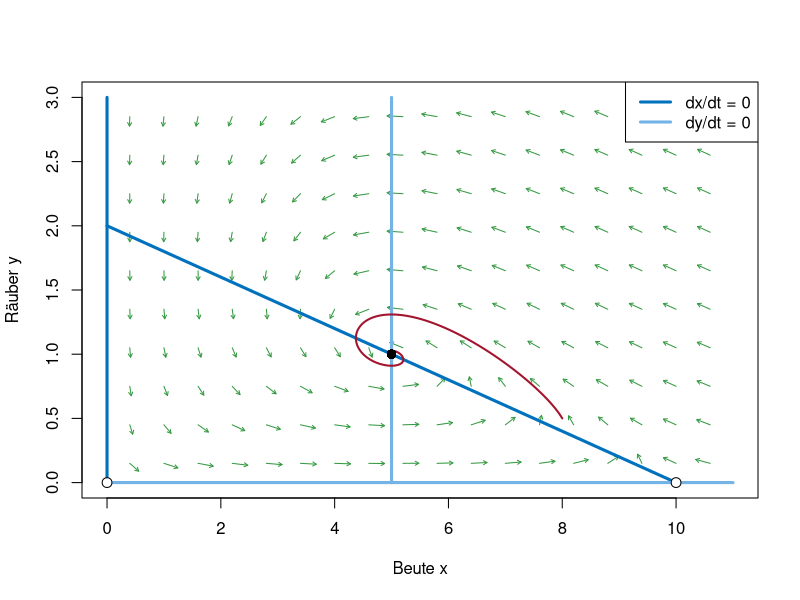

Here is the R script that generated this plot:
# Abb. 4.17: Nullklinen des Räuber-Beute-Modells (Buch, Abschnitt 4.4, Gl. 4.2)
# x-Nullklinen: x = 0 und y = (r/c)(1 - x/K);  y-Nullklinen: y = 0 und x = e/d;  dazu Richtungsfeld und Lösung
# (c) 2026 Philipp Kügler · Programm zum Buch „Dynamische Systeme in den Lebenswissenschaften“ · MIT-Lizenz (siehe LICENSE)
library(deSolve)                         # Paket deSolve: install.packages("deSolve")
r <- 1; K <- 10; c <- 0.5; d <- 0.2; e <- 1
f <- function(t, z) c(r * (1 - z[1] / K) * z[1] - c * z[1] * z[2], d * z[1] * z[2] - e * z[2])
loese <- function(f, z0, t) ode(z0, t, function(t, z, p) list(f(t, z)), NULL, method = "lsoda", rtol = 1e-10, atol = 1e-12)
feld <- function(f, xl, yl, nx, ny, laenge = 0.3) {   # Richtungsfeld: gleich lange Pfeile (bezogen auf die Achsenlängen)
  g <- expand.grid(x = seq(xl[1], xl[2], length.out = nx), y = seq(yl[1], yl[2], length.out = ny))
  w <- t(apply(g, 1, function(p) f(0, p))); sx <- diff(xl); sy <- diff(yl)
  u <- w[, 1] / sx; v <- w[, 2] / sy; L <- sqrt(u^2 + v^2) + 1e-12
  arrows(g$x, g$y, g$x + u / L * laenge * sx / 11, g$y + v / L * laenge * sy / 11, length = 0.04, col = rgb(0.2, 0.6, 0.25))
}

plot(NULL, xlim = c(0, 11), ylim = c(0, 3), xlab = "Beute x", ylab = "Räuber y")
feld(f, c(0.4, 10.6), c(0.15, 2.85), 18, 10)
xs <- seq(0, 10, length.out = 50)
lines(xs, r / c * (1 - xs / K), col = rgb(0, 0.447, 0.741), lwd = 3); lines(c(0, 0), c(0, 3), col = rgb(0, 0.447, 0.741), lwd = 3)
lines(c(e / d, e / d), c(0, 3), col = rgb(0.45, 0.70, 0.90), lwd = 3); lines(c(0, 11), c(0, 0), col = rgb(0.45, 0.70, 0.90), lwd = 3)
x <- loese(f, c(8, 0.5), seq(0, 40, length.out = 2001))
lines(x[, 2], x[, 3], col = rgb(0.64, 0.08, 0.18), lwd = 2)
# Jacobi-Matrix im Koexistenzzustand (5, 1) und ihre Eigenwerte
xs_ <- e / d; ys_ <- r / c * (1 - e / (d * K))
J <- matrix(c(r * (1 - 2 * xs_ / K) - c * ys_, -c * xs_, d * ys_, d * xs_ - e), 2, byrow = TRUE)
lam <- eigen(J)$values; lam <- lam[order(Im(lam), Re(lam))]
cat(sprintf("Koexistenz (%g, %g): Spur %g, det %g, Eigenwerte ", xs_, ys_, sum(diag(J)), det(J)),
    paste(sprintf("%.3f%+.3fi", Re(lam), Im(lam)), collapse = "  "), "\n", sep = "")
points(c(0, 10), c(0, 0), pch = 21, bg = "white", cex = 1.3, xpd = TRUE); points(5, 1, pch = 16, cex = 1.3)
legend("topright", legend = c("dx/dt = 0", "dy/dt = 0"), col = c(rgb(0, 0.447, 0.741), rgb(0.45, 0.70, 0.90)), lwd = 3)
